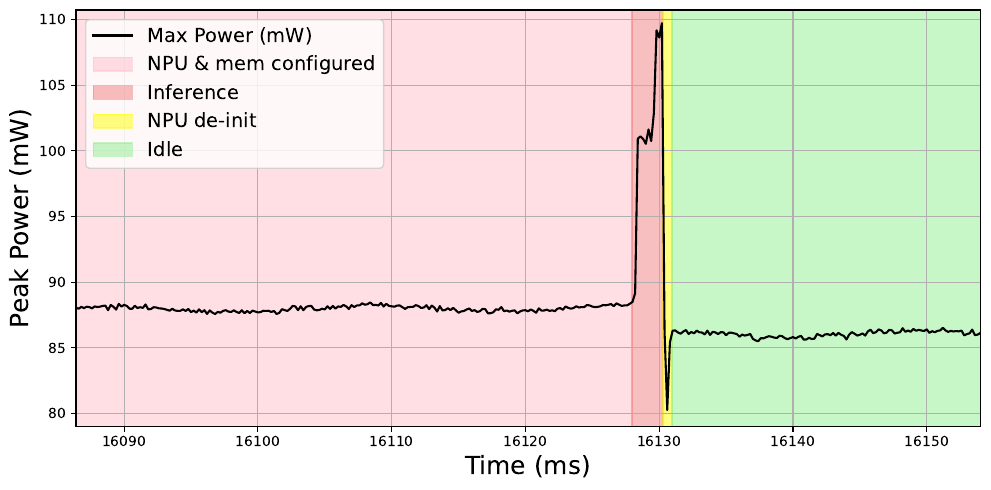

The script that saved this image:
import matplotlib.pyplot as plt
import pandas as pd

file_path = "himax_yolo_size.csv"

df = pd.read_csv(file_path)

print(df.head())

time = df["Time (ms)"][:-100]
max_power = df["Main Avg Power (mW)"][:-100]

plt.figure(figsize=(10, 5))
plt.plot(time, max_power, label="Max Power (mW)", color="black")

# Define segments and colors
segments = [
    (16127.97, "pink", "NPU & mem configured"),
    (16130.27, "lightcoral", "Inference"),
    (16130.95, "yellow", "NPU de-init"),
    (time.max(), "lightgreen", "Idle")
]

# Fill background colors for segments
prev_x = time.min()
for x, color, label in segments:
    plt.axvspan(prev_x, x, color=color, alpha=0.5, label=label)
    prev_x = x

plt.xlabel("Time (ms)", fontsize=18)
plt.ylabel("Peak Power (mW)", fontsize=18)
plt.ylim(79, max_power.max()+1)  # Set y-axis to start from 70
plt.xlim(time.min(), time.max())
plt.legend(loc="upper left", fontsize=14)
plt.grid(True)
plt.tight_layout()
plt.savefig('power_trace.pdf', bbox_inches="tight")
